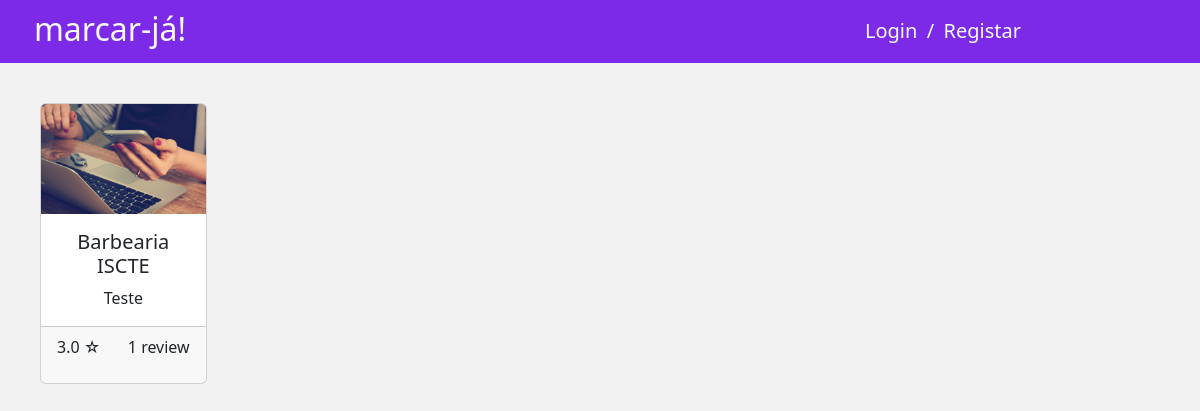
Page /my_scheduler_api/ on the earlier database version.
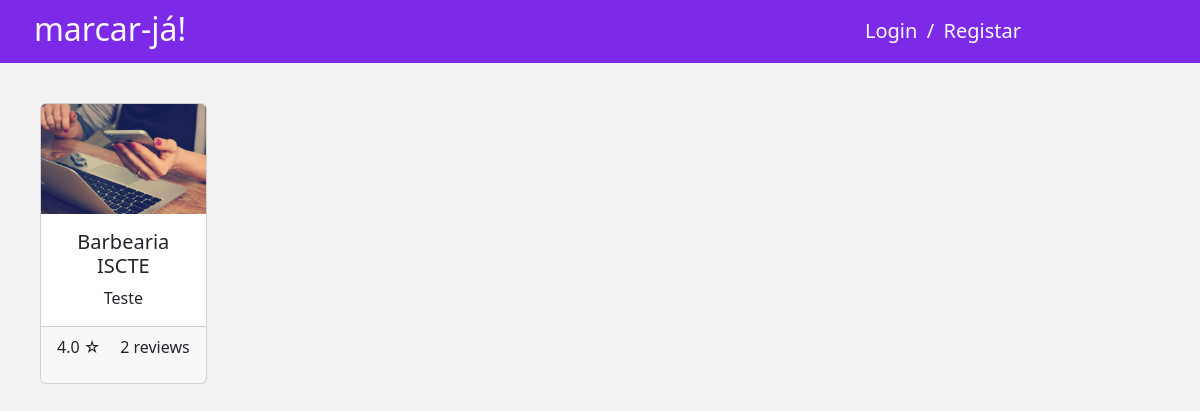
Same page on the later database version.
### my_scheduler_api/models.py (models this page shows, shortened)
class Services(models.Model):
    client = models.ForeignKey(Client, on_delete=models.CASCADE)
    name = models.CharField(max_length=100)
    selected_times = models.JSONField()
    menuItems = models.JSONField()
    description = models.TextField()
    address = models.CharField(max_length=255)
    icon = models.ImageField(default="static/media/profile_default.png")
    banner = models.ImageField(default="static/media/profile_default.png")
    is_approved = models.BooleanField(default=False)
    def calculate_average_rating(self):
        reviews = Review.objects.filter(service=self)
        average_rating = reviews.aggregate(Avg('stars'))['stars__avg']
        if average_rating is None:
            return 0
        else:
            return round(average_rating, 1)
    def review_count(self):
        reviews = Review.objects.filter(service=self)
        count = reviews.count()
        return count

### my_scheduler_api/views.py (the view)
# urls.py: path('', views.index, name="index"),
def index(request):
    services = Services.objects.all()
    return render(request, 'index.html', {'services': services})

### my_scheduler_api/templates/index.html (shortened to what this page needs)
<!DOCTYPE html>
<html lang="pt">
<head>
    <link rel="stylesheet"
          href="https://cdnjs.cloudflare.com/ajax/libs/bootstrap-select/1.14.0-beta2/css/bootstrap-select.min.css">
    {% load static %}
    <link rel="stylesheet" type="text/css" href="{% static 'my_scheduler_api/bootstrap.min.css' %}"/>
    <link rel="stylesheet" type="text/css" href="{% static 'my_scheduler_api/style.css' %}"/>
</head>
<body class="bodyDiferent">
<header class="container-fluid">
    <div class="d-flex flex-row justify-content-between align-items-center">
        <div class="mr-left col-2">
            <a class="link-light link-opacity-50-hover link-underline link-underline-opacity-0"
               href="{% url 'my_scheduler_api:index' %}"><h2>marcar-já!</h2></a>
        </div>
        <div class="mr-right col-5">
            {% if not request.user.is_authenticated %}
                <a class="link-light link-opacity-50-hover link-underline link-underline-opacity-0"
                   href="{% url 'my_scheduler_api:register_or_login' %}?tab=login"><h5 class="d-inline">Login</h5></a>
                <h5 class="d-inline">&nbsp/&nbsp</h5>
                <a class="link-light link-opacity-50-hover link-underline link-underline-opacity-0"
                   href="{% url 'my_scheduler_api:register_or_login' %}?tab=register"><h5 class="d-inline">Registar</h5>
                </a>
            {% endif %}
        </div>
    </div>
</header>
<div class="content mt-4 ml-4 mr-4 mb-4">
    {% block conteudo %}
        <div class="row g-4" id="content-container">
            {% for service in services %}
                {% if service.is_approved %}
                    <div class="col-12 col-sm-6 col-md-4 col-lg-3 col-xl-2">
                        <a href="{% url 'my_scheduler_api:serviceDetail' service.id %}" class="service-link">
                            <div class="card h-100">
                                <img src="{% static 'my_scheduler_api/images/frontImg.jpg' %}" class="card-img-top"
                                     alt="Icone de {{ service.name }}">
                                <div class="card-body">
                                    <h5 class="card-title">{{ service.name }}</h5>
                                    <p class="card-text">{{ service.description |truncatechars:150 }}</p>
                                </div>
                                <div class="card-footer d-flex justify-content-between">
                                    <div class="left-content">
                                        <p class="average-rating">{{ service.calculate_average_rating }} ☆</p>
                                    </div>
                                    <div class="right-content">
                                        {% if service.review_count == 1 %}
                                            <p class="review-count">{{ service.review_count }} review</p>
                                        {% else %}
                                            <p class="review-count">{{ service.review_count }} reviews</p>
                                        {% endif %}
                                    </div>
                                </div>
                            </div>
                        </a>
                    </div>
                {% endif %}
            {% endfor %}
        </div>
    {% endblock %}
</div>
</body>
</html>

Differences in the rows shown:
removed Services: is_approved True (drawn), name "Barbearia ISCTE", description "Teste", calculate_average_rating "3.0", review_count "1"
added Services: is_approved True (drawn), name "Barbearia ISCTE", description "Teste", calculate_average_rating "4.0", review_count "2"
